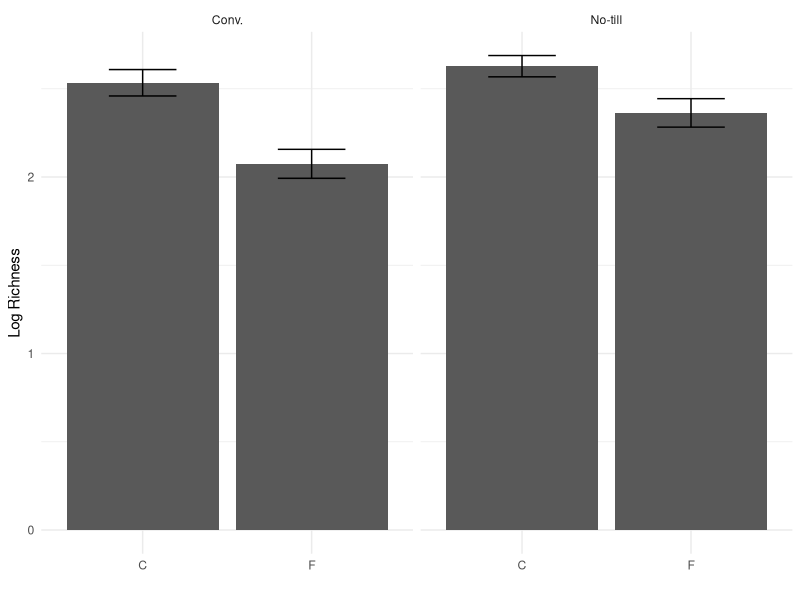
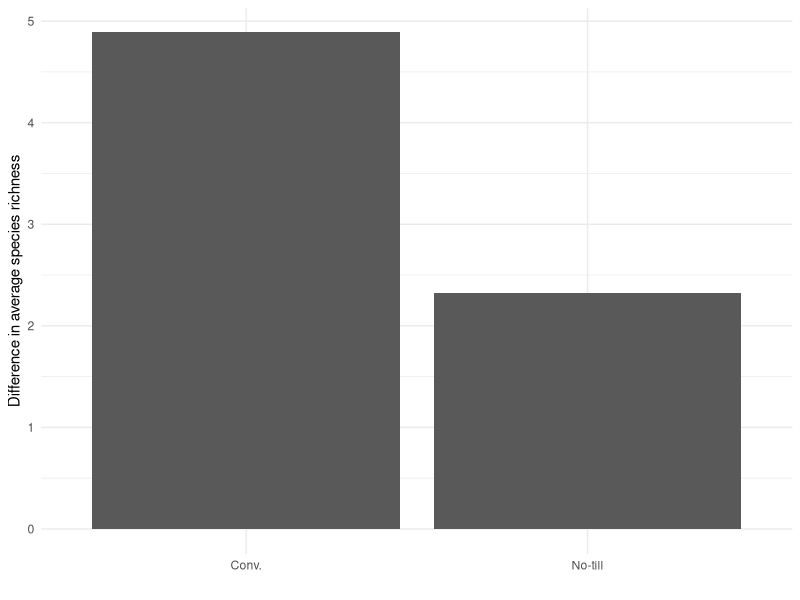

Source code (R) for these figures, in order:
## ---- chunk 1
microbiome.data <- read.csv("Bull_richness.csv") #loading data
str(microbiome.data)
## ---- chunk 2
library(tidyverse)
microbiome.data1 <- select(microbiome.data, SampleID, Crop, Compartment:Fungicide, richness) #using select function to select certain columns from the original dataset and ":" selects all the columns Compartment through Fungicide as they are in order
## ---- chunk 3
head(filter(microbiome.data1, Treatment == "Conv.")) #selecting the rows only with conventional treatment & head is displaying first 6 rows
head(filter(microbiome.data1, Treatment == "Conv." & Fungicide == "C")) #selecting the rows only with conventional treatment and fungicide C
head(filter(microbiome.data1, Sample == "A" | Sample == "B")) #selectiong rows with sample A or sample B
## ---- chunk 4
microbiome.data1$logRich <- log(microbiome.data1$richness) #previous method 

#using mutate function to create new columns
head(mutate(microbiome.data1, logRich = log(richness))) #creating new column called logRich
head(mutate(microbiome.data1, Crop_Treatment = paste(Crop, Treatment))) #creating new column combining Crop and Treatment
## ---- chunk 5
microbiome.data %>%
  select(SampleID, Crop, Compartment:Fungicide, richness) %>% #selecting columns 
  filter(Treatment == "Conv.") %>% #including only conventional treatment
  mutate(logRich = log(richness)) %>% #creating new column logRich
  head()
## ---- chunk 6
microbiome.data %>%
  select(SampleID, Crop, Compartment:Fungicide, richness) %>% #selecting columns 
  filter(Treatment == "Conv.") %>% #including only conventional treatment
  mutate(logRich = log(richness)) %>% #creating new column logRich
  summarise(Mean.rich=mean(logRich)) #calculating overall mean 
## ---- chunk 7
# connect multiple summary statistics

microbiome.data %>%
  select(SampleID, Crop, Compartment:Fungicide, richness) %>% # selecting columns
  filter(Treatment == "Conv.") %>% # subsetting to only include the conventional treatment
  mutate(logRich = log(richness)) %>% # creating a new column of the log richness
  summarise(Mean.rich = mean(logRich), # calculating the mean richness, stdeviation, and standard error
            n = n(), 
            sd.dev = sd(logRich)) %>%
  mutate(std.err = sd.dev/sqrt(n))

## ---- chunk 8
microbiome.data %>%
  select(SampleID, Crop, Compartment:Fungicide, richness) %>% # selecting columns
  group_by(Treatment, Fungicide) %>% # grouping by treatment and fungicide to later calculate summary stats by group
  mutate(logRich = log(richness)) %>% # creating a new column of the log richness
  summarise(Mean.rich = mean(logRich), # calculating the mean richness, stdeviation, and standard error
            n = n(), 
            sd.dev = sd(logRich)) %>%
  mutate(std.err = sd.dev/sqrt(n))
## ---- chunk 9
microbiome.data %>%
  select(SampleID, Crop, Compartment:Fungicide, richness) %>% # selecting columns
  group_by(Treatment, Fungicide) %>% # grouping by treatment and fungicide to later calculate summary stats by group
  mutate(logRich = log(richness)) %>% # creating a new column of the log richness
  summarise(Mean.rich = mean(logRich), # calculating the mean richness, stdeviation, and standard error
            n = n(), 
            sd.dev = sd(logRich)) %>%
  mutate(std.err = sd.dev/sqrt(n)) %>%
  ggplot(aes(x = Fungicide, y = Mean.rich)) + # adding in a ggplot
  geom_bar(stat="identity") +
  geom_errorbar( aes(x=Fungicide, ymin=Mean.rich-std.err, ymax=Mean.rich+std.err), width=0.4) +
  theme_minimal() +
  xlab("") +
  ylab("Log Richness") +
  facet_wrap(~Treatment)
## ---- chunk 10
# selecting just the richness and sample ID
richness <- microbiome.data %>%
  select(SampleID, richness)

# selecting columns that don't include the richness
metadata <- microbiome.data %>% 
  select(SampleID, Fungicide, Crop, Compartment, GrowthStage, Treatment, Rep, Sample)

head(metadata)

head(left_join(metadata, richness, by = "SampleID")) # adding the richness data to the metadata based on on the common column of sampleID
## ---- chunk 11
microbiome.data %>%
  select(SampleID, Crop, Compartment:Fungicide, richness) %>% # selecting columns  filter(Class == "Sordariomycetes") %>%
  group_by(Treatment, Fungicide) %>% # grouping by treatment and fungicide to later calculate summary stats by group
  summarise(Mean = mean(richness)) %>% # calculates the mean per Treatment and Fungicide 
  pivot_wider(names_from = Fungicide, values_from = Mean) %>% # pivot to wide format
  mutate(diff.fungicide = C - F) # calculate the difference between the means. 
## ---- chunk 12
microbiome.data %>%
  select(SampleID, Crop, Compartment:Fungicide, richness) %>% # selecting columns  filter(Class == "Sordariomycetes") %>%
  group_by(Treatment, Fungicide) %>% # grouping by treatment and fungicide to later calculate summary stats by group
  summarise(Mean = mean(richness)) %>% # calculates the mean per Treatment and Fungicide 
  pivot_wider(names_from = Fungicide, values_from = Mean) %>% # pivot to wide format
  mutate(diff.fungicide = C - F) %>%  # calculate the difference between the means. 
  ggplot(aes(x = Treatment, y = diff.fungicide)) + # Plot it 
  geom_col() +
  theme_minimal() +
  xlab("") +
  ylab("Difference in average species richness") 
